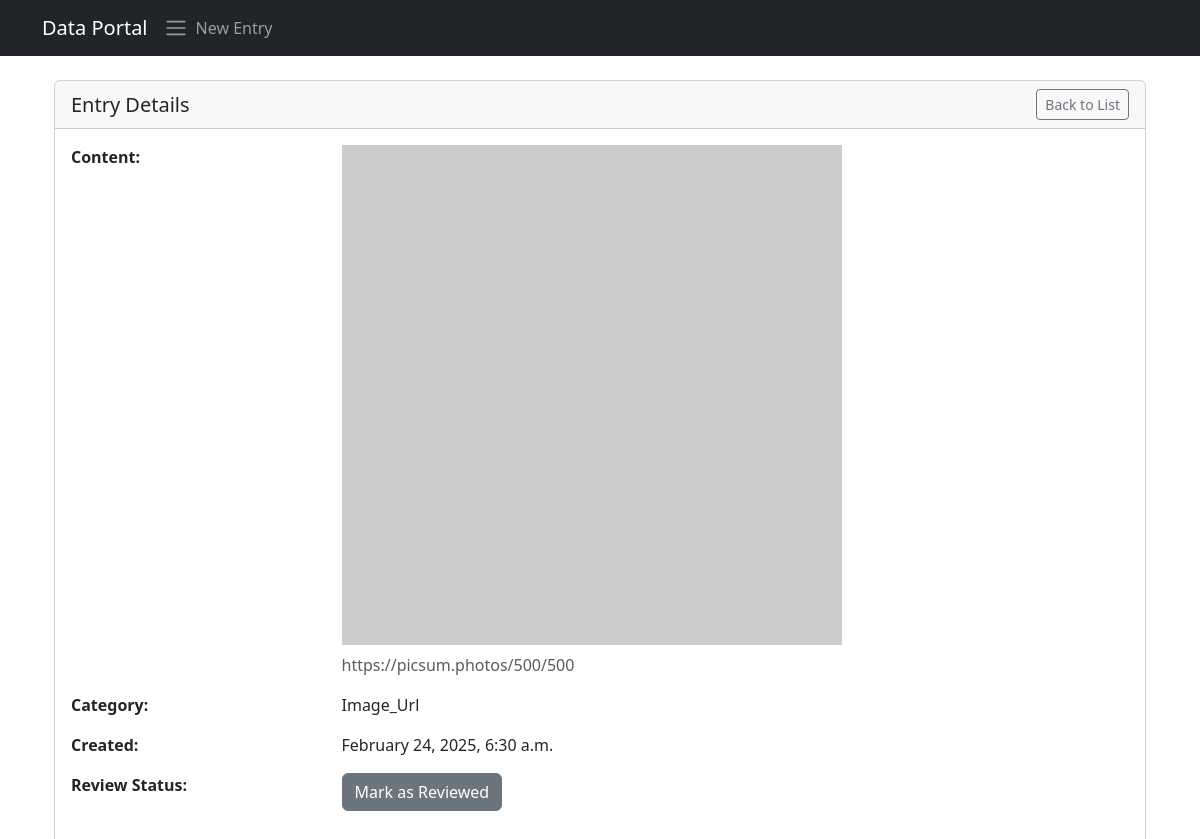
The page /154/ on the database its author committed.
### entries/models.py (models this page shows, shortened)
class DataEntry(models.Model):
    CATEGORY_CHOICES = [
        ('text', 'Text'),
        ('image_url', 'Image URL'),
    ]
    content = models.TextField(help_text='Enter the content or URL')
    category = models.CharField(max_length=20, choices=CATEGORY_CHOICES, default='text')
    is_reviewed = models.BooleanField(default=False)
    timestamp = models.DateTimeField(auto_now_add=True)
    class Meta:
        verbose_name_plural = 'Data Entries'
        ordering = ['-timestamp']

### entries/views.py (the view)
# urls.py: path('<int:entry_id>/', views.entry_detail, name='entry_detail'),
def entry_detail(request, entry_id):
    entry = get_object_or_404(DataEntry, id=entry_id)
    return render(request, 'entries/entry_detail.html', {'entry': entry})

### entries/templates/entries/entry_detail.html
{% extends 'entries/base.html' %}
{% block content %}
<div class="container mt-4">
    <div class="card">
        <div class="card-header d-flex justify-content-between align-items-center">
            <h5 class="mb-0">Entry Details</h5>
            <a href="{% url 'entry_list' %}" class="btn btn-outline-secondary btn-sm">Back to List</a>
        </div>
        <div class="card-body">
            <div class="row mb-3">
                <div class="col-md-3"><strong>Content:</strong></div>
                <div class="col-md-9">
                    {% if entry.category == 'image_url' %}
                        <img src="{{ entry.content }}" alt="Entry Image" class="img-fluid mb-2">
                        <div class="text-muted">{{ entry.content }}</div>
                    {% else %}
                        {{ entry.content }}
                    {% endif %}
                </div>
            </div>
            <div class="row mb-3">
                <div class="col-md-3"><strong>Category:</strong></div>
                <div class="col-md-9">{{ entry.category|title }}</div>
            </div>
            <div class="row mb-3">
                <div class="col-md-3"><strong>Created:</strong></div>
                <div class="col-md-9">{{ entry.timestamp|date:"F j, Y, g:i a" }}</div>
            </div>
            <div class="row mb-3">
                <div class="col-md-3"><strong>Review Status:</strong></div>
                <div class="col-md-9">
                    <button class="btn btn-{{ entry.is_reviewed|yesno:'success,secondary' }}"
                            hx-post="{% url 'toggle_review' entry.id %}"
                            hx-swap="outerHTML"
                            hx-headers='{"X-CSRFToken": "{{ csrf_token }}"}'>
                        {{ entry.is_reviewed|yesno:'Reviewed,Mark as Reviewed' }}
                    </button>
                </div>
            </div>
        </div>
    </div>
</div>
{% endblock %}

### rows shown on the page
DataEntry: content "https://picsum.photos/500/500", category "Image_Url", timestamp "February 24, 2025, 6:30 a.m.", is_reviewed "Mark as Reviewed"
